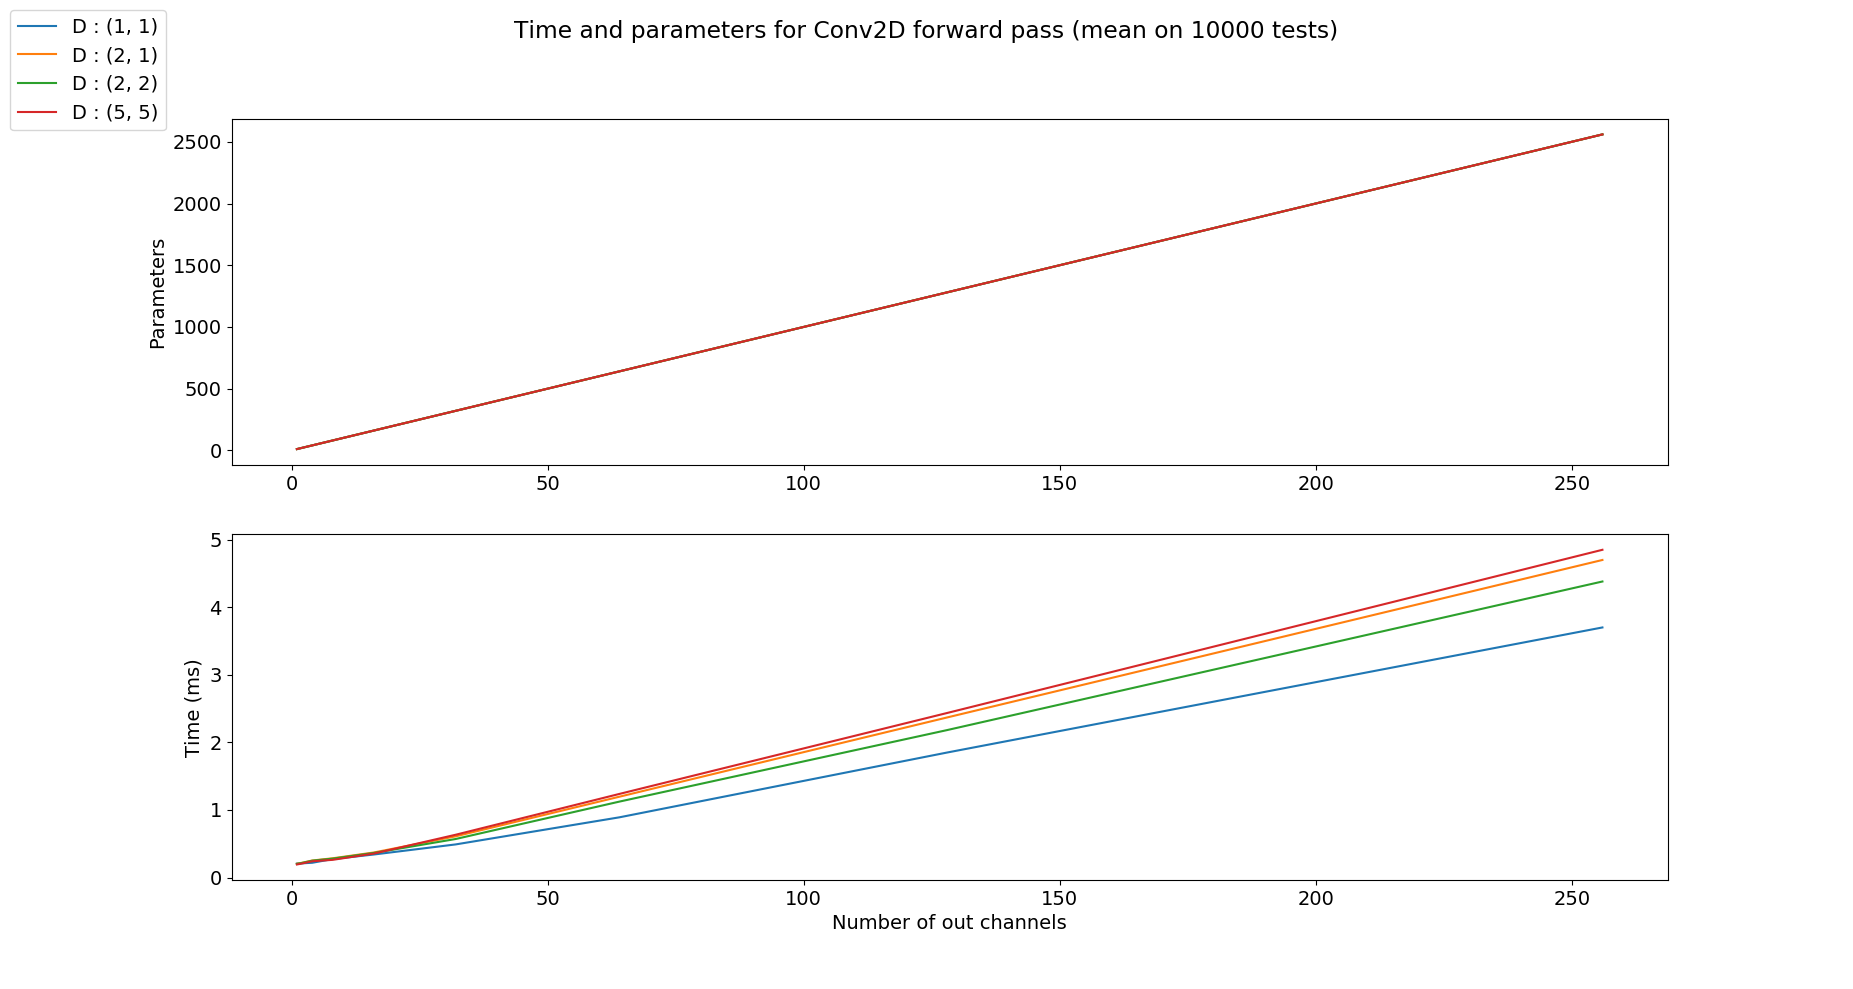

Write the Python code that produced this figure.
import time
import torch
import torch.nn as nn
import numpy as np
import matplotlib.pyplot as plt

plt.rcParams.update({'font.size': 14})

BATCH_SIZE = 1

C_in = 1
H_in = 256
W_in = 256
C_out = [1, 2, 4, 8, 16, 32, 64, 128, 256]
K = 3
S = 1
P = 0
D = [(1, 1), (2, 1), (2, 2), (5, 5)]
G = 1
bias = True

N_TEST = 10000
DEVICE = torch.device('cuda' if torch.cuda.is_available() else 'cpu')

if __name__ == '__main__':
    print(f'You are currently running with device : {DEVICE}')

    fig, axs = plt.subplots(2)
    fig.suptitle(f'Time and parameters for Conv2D forward pass (mean on {N_TEST} tests)')
    axs[0].set_ylabel('Parameters')
    axs[1].set_ylabel('Time (ms)')
    axs[1].set_xlabel('Number of out channels')
    with torch.no_grad():
        for d in D:
            img_size = (BATCH_SIZE, C_in, H_in, W_in)
            inputs = np.zeros(img_size)
            inputs = torch.from_numpy(inputs).float().to(DEVICE)
            n_params = []
            times = []
            for c_out in C_out:
                print(f'Running for D : {d} and C_out : {c_out}')
                net = nn.Conv2d(C_in, c_out, K, S, P, d, G, bias).to(DEVICE)
                n_params.append(sum(p.numel() for p in net.parameters()))
                t0 = time.time()
                for _ in range(N_TEST):
                    _ = net.forward(inputs)
                times.append((time.time() - t0) / N_TEST * 1000)

            axs[0].plot(C_out, n_params, label=f'D : {d}')
            axs[1].plot(C_out, times, label=f'D : {d}')

        handles, labels = axs[0].get_legend_handles_labels()
        fig.legend(handles, labels, loc='upper left')
        plt.show()
